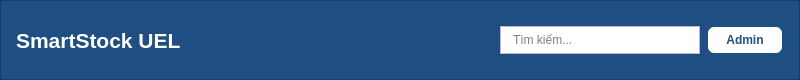
<?xml version="1.0" encoding="UTF-8"?>
<ui version="4.0">
 <class>NavBar</class>
 <widget class="QFrame" name="NavBar">
  <property name="geometry">
   <rect>
    <x>0</x>
    <y>0</y>
    <width>800</width>
    <height>80</height>
   </rect>
  </property>
  <property name="minimumSize">
   <size>
    <width>0</width>
    <height>80</height>
   </size>
  </property>
  <property name="maximumSize">
   <size>
    <width>16777215</width>
    <height>80</height>
   </size>
  </property>
  <property name="styleSheet">
   <string notr="true">background-color: #1f4f82;</string>
  </property>
  <property name="frameShape">
   <enum>QFrame::StyledPanel</enum>
  </property>
  <layout class="QHBoxLayout" name="horizontalLayout">
   <property name="leftMargin">
    <number>15</number>
   </property>
   <property name="rightMargin">
    <number>15</number>
   </property>
   <item>
    <widget class="QLabel" name="labelTitle">
     <property name="styleSheet">
      <string notr="true">color: white; font-size: 16pt; font-weight: bold;</string>
     </property>
     <property name="text">
      <string>SmartStock UEL</string>
     </property>
     <property name="alignment">
      <set>Qt::AlignLeading|Qt::AlignLeft|Qt::AlignVCenter</set>
     </property>
    </widget>
   </item>
   <item>
    <spacer name="horizontalSpacer">
     <property name="orientation">
      <enum>Qt::Horizontal</enum>
     </property>
     <property name="sizeHint" stdset="0">
      <size>
       <width>40</width>
       <height>20</height>
      </size>
     </property>
    </spacer>
   </item>
   <item>
    <widget class="QLineEdit" name="lineEditSearch">
     <property name="minimumSize">
      <size>
       <width>200</width>
       <height>0</height>
      </size>
     </property>
     <property name="maximumSize">
      <size>
       <width>200</width>
       <height>16777215</height>
      </size>
     </property>
     <property name="styleSheet">
      <string notr="true">QLineEdit {
    background-color: white;
    border: 1px solid #B0BEC5;
    border-radius: 15px;
    padding: 5px 10px;
    color: black;
}
QLineEdit::placeholder {
    color: #9aa0a6;
}</string>
     </property>
     <property name="placeholderText">
      <string>Tìm kiếm...</string>
     </property>
    </widget>
   </item>
   <item>
    <widget class="QPushButton" name="btnRole">
     <property name="styleSheet">
      <string notr="true">QPushButton {
    background-color: white;
    color: #1F4F82;
    border: 1.5px solid #1F4F82;
    border-radius: 8px;
    padding: 6px 18px;
    font-weight: 600;
}
QPushButton:hover {
    background-color: #1F4F82;
    color: white;
}
QPushButton:pressed {
    background-color: #163B63;
    color: white;
}</string>
     </property>
     <property name="text">
      <string>Admin</string>
     </property>
    </widget>
   </item>
  </layout>
 </widget>
 <resources/>
 <connections/>
</ui>
